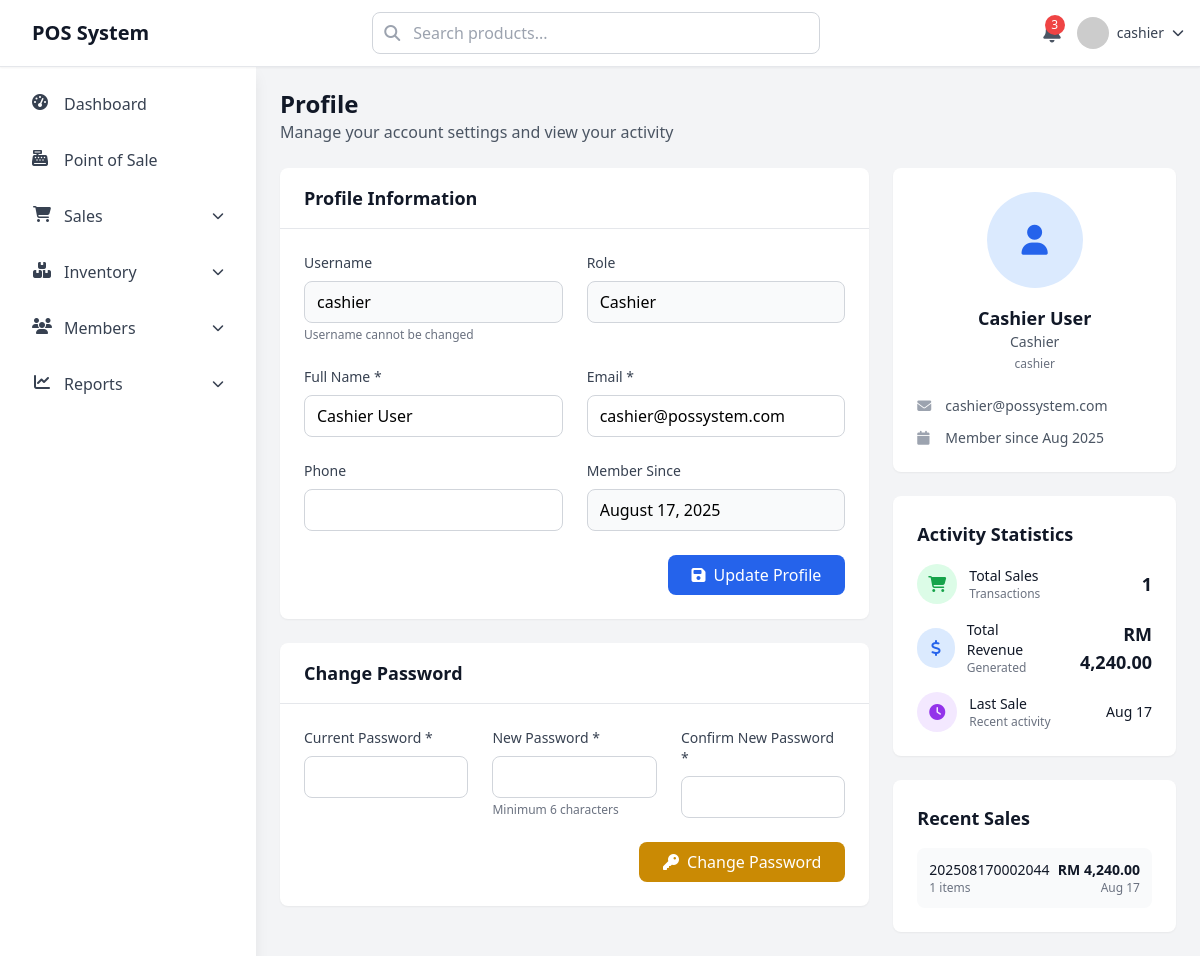
The app's page /profile.php (signed in) with its own data.
### tables this page shows
CREATE TABLE IF NOT EXISTS `users` (
  `id` int NOT NULL AUTO_INCREMENT,
  `username` varchar(50) NOT NULL,
  `password` varchar(255) NOT NULL,
  `full_name` varchar(100) NOT NULL,
  `email` varchar(255) DEFAULT NULL,
  `phone` varchar(50) DEFAULT NULL,
  `role` enum('admin','manager','cashier') DEFAULT 'cashier',
  `is_active` tinyint(1) DEFAULT '1',
  `last_login` timestamp NULL DEFAULT NULL,
  `created_at` timestamp NULL DEFAULT CURRENT_TIMESTAMP,
  `updated_at` timestamp NULL DEFAULT CURRENT_TIMESTAMP ON UPDATE CURRENT_TIMESTAMP,
  PRIMARY KEY (`id`),
  UNIQUE KEY `username` (`username`)
);

CREATE TABLE IF NOT EXISTS `sales` (
  `id` int NOT NULL AUTO_INCREMENT,
  `invoice_number` varchar(50) NOT NULL DEFAULT '-',
  `session_id` int DEFAULT '0',
  `member_id` int DEFAULT '0',
  `user_id` int NOT NULL DEFAULT '0',
  `subtotal` decimal(10,2) NOT NULL DEFAULT '0.00',
  `discount_amount` decimal(10,2) DEFAULT '0.00',
  `tax_amount` decimal(10,2) DEFAULT '0.00',
  `total_amount` decimal(10,2) NOT NULL DEFAULT '0.00',
  `payment_method` varchar(150) DEFAULT 'cash',
  `payment_method_id` int DEFAULT '0',
  `payment_status` enum('paid','pending','refunded') DEFAULT 'paid',
  `notes` text,
  `created_at` timestamp NULL DEFAULT CURRENT_TIMESTAMP,
  `updated_at` timestamp NULL DEFAULT CURRENT_TIMESTAMP ON UPDATE CURRENT_TIMESTAMP,
  PRIMARY KEY (`id`),
  UNIQUE KEY `invoice_number` (`invoice_number`),
  KEY `session_id` (`session_id`),
  KEY `member_id` (`member_id`),
  KEY `user_id` (`user_id`),
  KEY `idx_sales_invoice` (`invoice_number`),
  KEY `idx_sales_date` (`created_at`),
  KEY `fk_sales_payment_method` (`payment_method_id`)
);

### profile.php (the view, shortened to what the rows shown need)
<?php
require_once 'include/conn.php';
$user_id = $_SESSION['user_id'];
$user_query = "SELECT * FROM users WHERE id = ?";
$stmt = mysqli_prepare($conn, $user_query);
mysqli_stmt_bind_param($stmt, 'i', $user_id);
mysqli_stmt_execute($stmt);
$user_result = mysqli_stmt_get_result($stmt);
$user = mysqli_fetch_assoc($user_result);
$recent_sales_query = "SELECT
    s.id,
    s.invoice_number,
    s.total_amount,
    s.payment_method,
    s.created_at,
    COUNT(si.id) as items_count
FROM sales s
LEFT JOIN sale_items si ON s.id = si.sale_id
WHERE s.user_id = ?
GROUP BY s.id
ORDER BY s.created_at DESC
LIMIT 5";
$stmt = mysqli_prepare($conn, $recent_sales_query);
mysqli_stmt_bind_param($stmt, 'i', $user_id);
mysqli_stmt_execute($stmt);
$recent_sales_result = mysqli_stmt_get_result($stmt);
?>
<!DOCTYPE html>
<html lang="en">
<head>
    <script src="https://cdn.tailwindcss.com"></script>
    <link rel="stylesheet" href="https://cdnjs.cloudflare.com/ajax/libs/font-awesome/6.4.0/css/all.min.css">
</head>
<body class="bg-gray-100">
    <?php include 'include/header.php'; ?>
    <div class="main-content lg:ml-64 pt-16">
        <div class="p-6">
            <div class="mb-6">
                <h1 class="text-2xl font-bold text-gray-900">Profile</h1>
            </div>
            <div class="grid grid-cols-1 lg:grid-cols-3 gap-6">
                <div class="lg:col-span-2">
                    <div class="bg-white rounded-lg shadow-sm">
                        <div class="px-6 py-4 border-b border-gray-200">
                            <h2 class="text-lg font-semibold text-gray-900">Profile Information</h2>
                        </div>
                        <div class="p-6">
                            <form method="POST" class="space-y-6">
                                <div class="grid grid-cols-1 md:grid-cols-2 gap-6">
                                    <div>
                                        <label class="block text-sm font-medium text-gray-700 mb-2">Username</label>
                                                                                <input type="text" value="<?= htmlspecialchars($user['username'] ?? '') ?>"
                                               class="w-full border border-gray-300 rounded-lg px-3 py-2 bg-gray-50"
                                               readonly>
                                        <p class="text-xs text-gray-500 mt-1">Username cannot be changed</p>
                                    </div>
                                    <div>
                                        <label class="block text-sm font-medium text-gray-700 mb-2">Role</label>
                                                                                <input type="text" value="<?= ucfirst(htmlspecialchars($user['role'] ?? '')) ?>"
                                               class="w-full border border-gray-300 rounded-lg px-3 py-2 bg-gray-50"
                                               readonly>
                                    </div>
                                    <div>
                                        <label class="block text-sm font-medium text-gray-700 mb-2">Full Name *</label>
                                        <input type="text" name="full_name" value="<?= htmlspecialchars($user['full_name'] ?? '') ?>"
                                               class="w-full border border-gray-300 rounded-lg px-3 py-2 focus:ring-2 focus:ring-blue-500 focus:border-transparent"
                                               required>
                                    </div>
                                    <div>
                                        <label class="block text-sm font-medium text-gray-700 mb-2">Email *</label>
                                        <input type="email" name="email" value="<?= htmlspecialchars($user['email'] ?? '') ?>"
                                               class="w-full border border-gray-300 rounded-lg px-3 py-2 focus:ring-2 focus:ring-blue-500 focus:border-transparent"
                                               required>
                                    </div>
                                    <div>
                                        <label class="block text-sm font-medium text-gray-700 mb-2">Member Since</label>
                                        <input type="text" value="<?= date('F j, Y', strtotime($user['created_at'])) ?>"
                                               class="w-full border border-gray-300 rounded-lg px-3 py-2 bg-gray-50"
                                               readonly>
                                    </div>
                                </div>
                            </form>
                        </div>
                    </div>
                    <div class="bg-white rounded-lg shadow-sm mt-6">
                        <div class="px-6 py-4 border-b border-gray-200">
                            <h2 class="text-lg font-semibold text-gray-900">Change Password</h2>
                        </div>
                    </div>
                </div>
                <div class="space-y-6">
                    <div class="bg-white rounded-lg shadow-sm p-6">
                        <div class="text-center">
                            <div class="w-24 h-24 mx-auto mb-4 rounded-full bg-blue-100 flex items-center justify-center">
                                <i class="fas fa-user text-3xl text-blue-600"></i>
                            </div>
                            <h3 class="text-lg font-semibold text-gray-900"><?= htmlspecialchars($user['full_name'] ?? '') ?></h3>
                            <p class="text-sm text-gray-600"><?= ucfirst(htmlspecialchars($user['role'] ?? '')) ?></p>
                            <p class="text-xs text-gray-500 mt-1"><?= htmlspecialchars($user['username'] ?? '') ?></p>
                        </div>
                        <div class="mt-6 space-y-3">
                            <div class="flex items-center text-sm">
                                <i class="fas fa-envelope text-gray-400 w-4 mr-3"></i>
                                <span class="text-gray-600"><?= htmlspecialchars($user['email'] ?? '') ?></span>
                            </div>
                            <div class="flex items-center text-sm">
                                <i class="fas fa-calendar text-gray-400 w-4 mr-3"></i>
                                <span class="text-gray-600">Member since <?= date('M Y', strtotime($user['created_at'])) ?></span>
                            </div>
                        </div>
                    </div>
                    <div class="bg-white rounded-lg shadow-sm p-6">
                        <?php if ($recent_sales_result && mysqli_num_rows($recent_sales_result) > 0): ?>
                            <div class="space-y-3">
                                <?php while ($sale = mysqli_fetch_assoc($recent_sales_result)): ?>
                                    <div class="flex items-center justify-between p-3 bg-gray-50 rounded-lg">
                                        <div>
                                            <p class="text-sm font-medium text-gray-900"><?= htmlspecialchars($sale['invoice_number']) ?></p>
                                            <p class="text-xs text-gray-500"><?= $sale['items_count'] ?> items</p>
                                        </div>
                                        <div class="text-right">
                                            <p class="text-sm font-bold text-gray-900">RM <?= number_format($sale['total_amount'], 2) ?></p>
                                            <p class="text-xs text-gray-500"><?= date('M j', strtotime($sale['created_at'])) ?></p>
                                        </div>
                                    </div>
                                <?php endwhile; ?>
                            </div>
                        <?php else: ?>
                            <p class="text-gray-500 text-center py-4">No recent sales</p>
                        <?php endif; ?>
                    </div>
                </div>
            </div>
        </div>
    </div>
</body>
</html>

### records on screen
users: username "cashier", role "Cashier", full_name "Cashier User", email "cashier@possystem.com", created_at "August 17, 2025", created_at "Aug 2025"
sales: invoice_number "202508170002044", items_count "1", total_amount "4,240.00", created_at "Aug 17"

### other values on screen
$_SESSION['username'] "cashier"
$activity_data['total_sales'] "1"
$activity_data['total_revenue'] "4,240.00"
date('M j', strtotime($activity_data['last_sale_date'])) "Aug 17"
